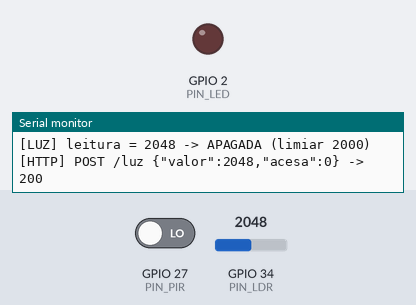
Recording of a sketch running on a simulated ESP32. On the bench: output pins drawn as LEDs (lit = HIGH), the last lines printed to the serial monitor. Inputs (shaded band) come from the test bench; at power-on: GPIO 27 (PIN_PIR) LOW, GPIO 34 (PIN_LDR) = 2048 (analog values on the 0–4095 scale). WiFi joins after 1.5 s; servers stay silent unless stated; uploads are accepted with an empty reply.

Above: at 2.7 s.
2.8 s: GPIO 27 (PIN_PIR) driven HIGH
At 3.4 s:
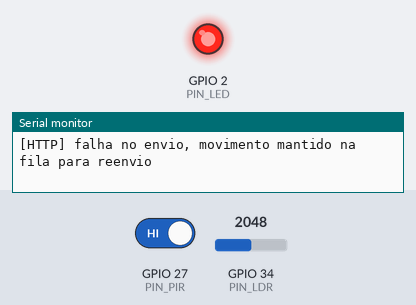
Timing chart, 0 to 34.8 s (numbered marks = the images above; inputs shaded):
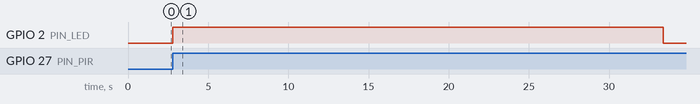

The sketch:

sketch.ino
```cpp
// Sensor de sala — ESP32 (Wokwi) — PIR + LDR + LED + Cloudflare Worker/D1
#include <WiFi.h>
#include <WiFiClientSecure.h>
#include <HTTPClient.h>

// ---------- Configuração ----------
const char* WORKER_URL = "https://sensor-sala.gabee-roggia.workers.dev";

const int PIN_PIR = 27;
const int PIN_LDR = 34;
const int PIN_LED = 2;

// R1 — Calibração do LDR (valores anotados no Serial Monitor do Wokwi):
//   luz ALTA  (100000 lux) -> analogRead(34) = 32
//   luz média (500 lux)    -> analogRead(34) = 1001
//   luz BAIXA (0.1 lux)    -> analogRead(34) = 4063
//   No módulo LDR, MAIS luz = MENOR leitura. Limiar = ponto médio (32 + 4063) / 2 ~ 2000.
const int  LIMIAR_LUZ       = 2000;
const bool LUZ_ACIMA_LIMIAR = false;  // false: leitura < limiar = luz acesa

const unsigned long TEMPO_OCUPADA_MS  = 30000;  // R3: ocupada até 30 s após o último movimento
const unsigned long TEMPO_ALERTA_MS   = 60000;  // R3: vazia + luz acesa por > 60 s = desperdício
const unsigned long INTERVALO_LUZ_MS  = 20000;  // R4: POST /luz a cada 20 s
const unsigned long PISCA_MS          = 250;

// ---------- Variáveis da interrupção (R2) ----------
volatile uint32_t movPendentes = 0;        // movimentos ainda não enviados
volatile unsigned long ultimoMovMs = 0;    // millis() do último movimento
volatile bool houveMovimento = false;

void IRAM_ATTR onMovimento() {
  movPendentes++;
  ultimoMovMs = millis();
  houveMovimento = true;
}

// ---------- Estado ----------
uint32_t movEnviados = 0;        // movimentos já gravados no D1
uint32_t totalVisto = 0;        // total acumulado já mostrado no Serial
unsigned long ultimoEnvioLuz = 0;
unsigned long vaziaComLuzDesde = 0;   // 0 = não está vazia com luz acesa
unsigned long ultimoPisca = 0;
bool ledPisca = false;
int leituraLuz = 0;
bool luzAcesa = false;

// Estados da sala
const int VAZIA = 0;
const int OCUPADA = 1;
const int DESPERDICIO = 2;
int estado = VAZIA;
int estadoAnterior = -1;

// ---------- Utilitários ----------
const char* nomeEstado(int e) {
  switch (e) {
    case OCUPADA:     return "OCUPADA";
    case DESPERDICIO: return "DESPERDICIO (vazia com luz acesa > 60 s)";
    default:          return "VAZIA";
  }
}

bool lerLuz() {
  leituraLuz = analogRead(PIN_LDR);
  luzAcesa = LUZ_ACIMA_LIMIAR ? (leituraLuz > LIMIAR_LUZ) : (leituraLuz < LIMIAR_LUZ);
  return luzAcesa;
}

void conectarWiFi() {
  if (WiFi.status() == WL_CONNECTED) return;
  Serial.print("[WiFi] Conectando");
  WiFi.begin("Wokwi-GUEST", "", 6);
  while (WiFi.status() != WL_CONNECTED) {
    delay(250);
    Serial.print(".");
  }
  Serial.print(" conectado! IP: ");
  Serial.println(WiFi.localIP());
}

int enviarPost(const char* rota, const String& corpo) {
  if (WiFi.status() != WL_CONNECTED) conectarWiFi();
  WiFiClientSecure client;    // conexão TLS nova a cada envio (mais estável no Wokwi)
  client.setInsecure();       // HTTPS (Cloudflare) sem validar certificado
  HTTPClient http;
  http.setReuse(false);
  http.setTimeout(10000);
  if (!http.begin(client, String(WORKER_URL) + rota)) return -100;
  http.addHeader("Content-Type", "application/json");
  int codigo = http.POST(corpo);
  http.end();
  return codigo;
}

// ---------- Setup ----------
void setup() {
  Serial.begin(115200);
  pinMode(PIN_PIR, INPUT);
  pinMode(PIN_LED, OUTPUT);
  digitalWrite(PIN_LED, LOW);
  analogReadResolution(12);   // 0 a 4095

  conectarWiFi();

  attachInterrupt(digitalPinToInterrupt(PIN_PIR), onMovimento, RISING);

  lerLuz();
  Serial.println("==== Sensor de sala iniciado ====");
  Serial.printf("[LUZ] leitura inicial = %d | LIMIAR_LUZ = %d | %s\n",
                leituraLuz, LIMIAR_LUZ, luzAcesa ? "ACESA" : "APAGADA");
}

// ---------- Loop ----------
void loop() {
  // Cópia segura das variáveis da ISR
  noInterrupts();
  uint32_t pendentes = movPendentes;
  unsigned long ultimoMov = ultimoMovMs;
  bool jaHouveMov = houveMovimento;
  interrupts();

  unsigned long agora = millis();
  lerLuz();   // leitura local para o LED reagir rápido

  // R3 — estado da sala
  bool ocupada = jaHouveMov && (agora - ultimoMov < TEMPO_OCUPADA_MS);

  if (!ocupada && luzAcesa) {
    if (vaziaComLuzDesde == 0) vaziaComLuzDesde = agora;
  } else {
    vaziaComLuzDesde = 0;
  }

  if (ocupada) estado = OCUPADA;
  else if (vaziaComLuzDesde != 0 && agora - vaziaComLuzDesde > TEMPO_ALERTA_MS) estado = DESPERDICIO;
  else estado = VAZIA;

  if (estado != estadoAnterior) {
    Serial.printf("[SALA] estado: %s\n", nomeEstado(estado));
    estadoAnterior = estado;
  }

  // LED: aceso = ocupada | piscando = desperdício | apagado = vazia
  if (estado == OCUPADA) {
    digitalWrite(PIN_LED, HIGH);
  } else if (estado == DESPERDICIO) {
    if (agora - ultimoPisca >= PISCA_MS) {
      ultimoPisca = agora;
      ledPisca = !ledPisca;
      digitalWrite(PIN_LED, ledPisca);
    }
  } else {
    digitalWrite(PIN_LED, LOW);
  }

  // ---- Envios (depois de atualizar o LED, para o aviso visual ser imediato) ----
  // R4 — um POST /movimento para cada movimento (só desconta após sucesso: nada se perde)
  uint32_t totalDetectado = movEnviados + pendentes;
  while (totalVisto < totalDetectado) {
    totalVisto++;
    Serial.printf("[MOVIMENTO] detectado! total acumulado = %lu\n", (unsigned long)totalVisto);
  }

  if (pendentes > 0) {
    int codigo = enviarPost("/movimento", "{}");
    Serial.printf("[HTTP] POST /movimento -> %d (restam na fila: %lu)\n", codigo,
                  (unsigned long)(codigo == 201 ? pendentes - 1 : pendentes));
    if (codigo == 201) {
      noInterrupts();
      movPendentes--;       // só sai da fila depois de gravado no D1
      interrupts();
      movEnviados++;
    } else {
      Serial.println("[HTTP] falha no envio, movimento mantido na fila para reenvio");
      delay(1000);
    }
  }

  // R4 — POST /luz a cada 20 s
  if (agora - ultimoEnvioLuz >= INTERVALO_LUZ_MS || ultimoEnvioLuz == 0) {
    ultimoEnvioLuz = agora;
    Serial.printf("[LUZ] leitura = %d -> %s (limiar %d)\n",
                  leituraLuz, luzAcesa ? "ACESA" : "APAGADA", LIMIAR_LUZ);
    String corpo = "{\"valor\":" + String(leituraLuz) + ",\"acesa\":" + String(luzAcesa ? 1 : 0) + "}";
    int codigo = enviarPost("/luz", corpo);
    Serial.printf("[HTTP] POST /luz %s -> %d\n", corpo.c_str(), codigo);
  }

  delay(10);
}
```

Measured:
- after the input at 2.8 s, GPIO 2 (PIN_LED): LOW → HIGH at once, → LOW 30.6 s later
